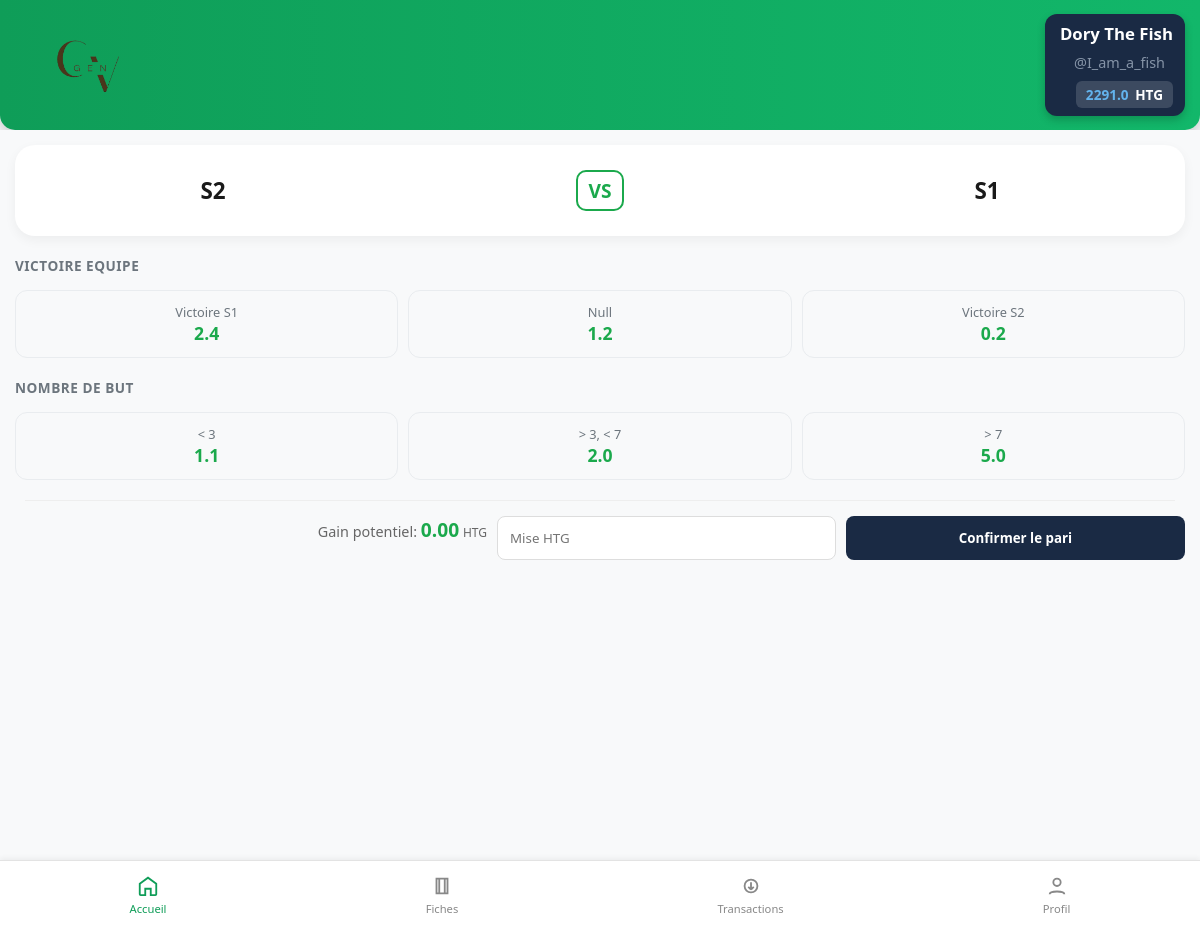
Page /match/1 (signed in) on the committed database.
### tables this page shows
CREATE TABLE parieurs (
					id INTEGER PRIMARY KEY AUTOINCREMENT NOT NULL,
					prenom TEXT NOT NULL,
					nom TEXT NOT NULL,
					username TEXT NOT NULL UNIQUE,
					email TEXT NOT NULL UNIQUE,
					age INT NOT NULL,
					classe TEXT NOT NULL,
					mdp TEXT NOT NULL,
					created_at TEXT NOT NULL,
					solde REAL DEFAULT 1000,
					role TEXT DEFAULT 'parieur'
				);

CREATE TABLE matchs (
					id INTEGER PRIMARY KEY AUTOINCREMENT NOT NULL,
					equipe_a TEXT NOT NULL,
					equipe_b TEXT NOT NULL,
					date_match TEXT NOT NULL UNIQUE,
					statut TEXT DEFAULT 'ouvert'
				);

CREATE TABLE options (
					id INTEGER PRIMARY KEY AUTOINCREMENT NOT NULL,
					libelle TEXT NOT NULL,
					cote REAL NOT NULL,
					winner INTEGER DEFAULT 0,
					categorie TEXT NOT NULL,
					match_id INTEGER NOT NULL,
					FOREIGN KEY (match_id) REFERENCES matchs(id) ON DELETE CASCADE
				);

### routes.py (the view)
@app.route("/match/<int:match_id>")
def details_match(match_id):
    if "username" not in session:
        return redirect(url_for("login"))
    programmes = get_programmes()
    match_trouve = next(
        (
            match
            for key, match in programmes.items()
            if match.get("match_id") == match_id
        ),
        None,
    )
    user = get_user_by_username(session["username"])
    if not match_trouve:
        flash("Match introuvable !", "error")
        return redirect(url_for("home"))
    categories_dict = {}
    for opt in match_trouve["options"]:
        cat = opt["categorie"]
        if cat not in categories_dict:
            categories_dict[cat] = []
        categories_dict[cat].append(opt)
    return render_template(
        "details_match.html", match=match_trouve, user=user, categories=categories_dict
    )

### data.py (called while the page is built)
def get_user_by_username(username):
    try:
        with sqlite3.connect(DB_NAME) as conn:
            conn.row_factory = sqlite3.Row
            cur = conn.cursor()
            cur.execute("SELECT * FROM parieurs WHERE username = ?", (username,))
            return cur.fetchone()
    except sqlite3.Error as e:
        print(f"Erreur lors de la récupération (username) : {e}")
        return None

def get_matchs_en_cours():
    try:
        with sqlite3.connect(DB_NAME) as conn:
            conn.row_factory = sqlite3.Row
            cur = conn.cursor()
            cur.execute("""SELECT m.id AS match_id, m.equipe_a, m.equipe_b, m.date_match, o.libelle, o.id AS option_id, o.cote, o.categorie
            FROM matchs m
            INNER JOIN options o
            ON m.id = o.match_id
            WHERE m.statut = 'ouvert'
            """)
            return cur.fetchall()
    except sqlite3.Error as e:
        print(f"Une erreur s'est produite lors de la récupération : {e}")

### templates/details_match.html (shortened to what this page needs)
{% extends "base.html" %} {% block css %}
<link rel="stylesheet" href="{{ url_for('static', filename='css/details.css') }}" />
{% endblock %} {% block content %}
<div class="match-details-page">
    <div class="match-banner">
        <div class="team-info">
            <span class="team-name">{{ match.equipe_a }}</span>
        </div>
        <div class="match-status">
            <span class="vs-text">VS</span>
        </div>
        <div class="team-info">
            <span class="team-name">{{ match.equipe_b }}</span>
        </div>
    </div>
<form action="{{ url_for('creer_fiche') }}" method="POST" class="bet-form" onsubmit="return confirmerMonPari()">
    {% for categorie, options in categories.items() %}
        <h3 class="market-header">{{ categorie|replace('_', ' ')|upper }}</h3>
        <div class="options-container">
            {% for opt in options %}
            <div class="option-item">
                <label for="opt-{{ opt['option_id'] }}" class="option-label">
                    <span class="label-text">{{ opt['libelle'] }}</span>
                    <span class="label-cote">{{ opt['cote'] }}</span>
                </label>
            </div>
            {% endfor %}
        </div>
    {% endfor %}
    <div class="bet-action">
    <div class="gain-info">
        <span>Gain potentiel: </span>
        <strong id="display-gain">0.00</strong> <small>HTG</small>
    </div>
    <input type="number" name="mise" id="mise-input" placeholder="Mise HTG" required min="10" max="1000" class="mise-input" step="any">
    <button type="submit" class="btn-parier">Confirmer le pari</button>
</div>
</form>
</div>
{% endblock %}

### templates/base.html (shortened to what this page needs)
<!doctype html>
<html lang="fr">
  <head>
    <link rel="stylesheet" href="{{ url_for('static', filename='css/base.css') }}" />
    {% block css %}{% endblock %}
  </head>
  <body>
    <header class="top-bar">
      <div class="brand"><img src="{{url_for('static', filename='img/logo.png') }}" alt="Logo de InterPam" class="logo"/>
      </div>
      <div class="user-zone">
        <span class="user-name">{{ user.prenom|title }} {{ user.nom|title }}</span>
        <span class="username">@{{user.username}}</span>
        <div class="balance">{{ user.solde }} <strong>HTG</strong>
        </div>
      </div>
    </header>
    <main class="content">
      {% block content %} {% endblock %}
    <nav class="bottom-nav">
      <a href="home.html" class="nav-item active">
        <svg viewBox="0 0 24 24" class="icon">
          <path d="M3 9.5L12 3l9 6.5V21a1 1 0 0 1-1 1h-5v-7h-6v7H4a1 1 0 0 1-1-1V9.5z" />
        </svg>
        <span>Accueil</span>
      </a>
      <a href="fiches.html" class="nav-item">
        <svg viewBox="0 0 24 24" class="icon">
          <path d="M6 4h12v16H6zM9 4v16M15 4v16" />
        </svg>
        <span>Fiches</span>
      </a>
      <a href="transactions.html" class="nav-item">
        <svg viewBox="0 0 24 24" class="icon">
          <path d="M12 8v8m0 0l-3-3m3 3l3-3M5 12a7 7 0 1 1 14 0 7 7 0 0 1-14 0z" />
        </svg>
        <span>Transactions</span>
      </a>
      <a href="profil.html" class="nav-item">
        <svg viewBox="0 0 24 24" class="icon">
          <circle cx="12" cy="8" r="4" />
          <path d="M4 21c0-4 16-4 16 0" />
        </svg>
        <span>Profil</span>
      </a>
    </nav>
  </body>
</html>

### static/css/base.css (style rules this page uses)
* { margin: 0; padding: 0; box-sizing: border-box; font-family: "Poppins", system-ui, sans-serif; }
body { background: #f0f2f5; color: #222; }
.top-bar { width: 100%; height: 130px; background: linear-gradient(90deg, #0f9d58, #12b76a); display: flex; align-items: center; justify-content: space-between; padding: 0 15px; color: white; box-shadow: 0 4px 10px rgba(0, 0, 0, 0.15); z-index: 100; border-radius: 0 0 15px 15px; }
.brand { display: flex; flex-direction: column; align-items: center; gap: 12px; }
.logo { width: auto; height: 150px; padding: 8px; border-radius: 12px; display: block; }
.user-zone { background: #1a2a44; padding: 8px 12px; border-radius: 12px; text-align: right; box-shadow: 0 4px 8px rgba(0, 0, 0, 0.2); min-width: 140px; align-items: center; justify-content: center; align-content: center; line-height: 1.4; }
.user-name { display: block; font-size: 1.05rem; font-weight: 700; color: #fff; margin: 0; padding: 0; }
.username { display: block; font-size: 0.9rem; opacity: 0.8; color: #a0aec0; margin: 8px; }
.balance { background: rgba(255, 255, 255, 0.15); padding: 4px 10px; border-radius: 6px; font-size: 0.85rem; font-weight: 600; color: #63b3ed; display: inline-block; }
.balance strong { color: white; margin-left: 3px; }
.bottom-nav { position: fixed; left: 0; bottom: 0; width: 100%; height: 70px; margin: 0; padding: 0; background: #fff; border-top: 1px solid #e3e3e3; display: flex; justify-content: space-around; align-items: center; box-shadow: 0 -2px 5px rgba(0, 0, 0, 0.05); }
.nav-item { text-decoration: none; color: #888; font-size: 0.7rem; display: flex; flex-direction: column; align-items: center; transition: color 0.2s ease; }
.nav-item .icon { width: 22px; height: 22px; stroke: currentColor; fill: none; stroke-width: 2; margin-bottom: 4px; }
.nav-item.active { color: #0f9d58; }

### static/css/details.css (style rules this page uses)
:root { --pam-green: #1ba94c; --pam-bg: #f8f9fa; --pam-white: #ffffff; --pam-text: #1a1a1a; }
.match-details-page { background-color: var(--pam-bg); min-height: 100vh; padding: 15px; }
.match-banner { background-color: var(--pam-white); border-radius: 20px; padding: 30px 10px; display: flex; justify-content: space-around; align-items: center; box-shadow: 0 4px 12px rgba(0,0,0,0.05); margin-bottom: 20px; }
.team-name { font-size: 1.4rem; font-weight: bold; color: var(--pam-text); }
.vs-text { color: var(--pam-green); font-weight: 900; font-size: 1.2rem; border: 2px solid var(--pam-green); padding: 5px 10px; border-radius: 10px; }
.market-header { font-size: 0.85rem; color: #6c757d; margin-bottom: 15px; letter-spacing: 0.5px; }
.options-container { display: flex; gap: 10px; margin-bottom: 20px; flex-wrap: wrap; }
.option-item { flex: 1; min-width: 100px; }
.option-label { display: flex; flex-direction: column; align-items: center; padding: 12px; background-color: #f8f9fa; border: 1.5px solid #e9ecef; border-radius: 12px; cursor: pointer; transition: all 0.2s ease; }
.label-text { font-size: 0.8rem; color: #6c757d; }
.label-cote { font-size: 1.1rem; font-weight: bold; color: #1ba94c; }
.bet-action { display: grid; grid-template-columns: 40% 30% 30%; max-width: 100vw; padding: 10px; margin: 10px; gap: 10px; margin-top: 20px; padding-top: 15px; border-top: 1px solid #eee; }
.mise-input { flex: 2; padding: 12px; border: 1px solid #ddd; border-radius: 8px; outline: none; }
.mise-input:invalid:not(:placeholder-shown) { border-color: #e74c3c; }
.btn-parier { flex: 1; background-color: #1a2a44; color: white; border: none; border-radius: 8px; font-weight: bold; cursor: pointer; }
.gain-info { margin-bottom: 10px; font-size: 0.9rem; color: #666; width: 100%; text-align: right; }
#display-gain { color: #1ba94c; font-size: 1.2rem; }

### rows in the picture
parieurs: prenom "Dory", nom "The Fish", username "I_am_a_fish", solde "2291.0"
matchs: equipe_a "S2", equipe_b "S1"
options: categorie "VICTOIRE EQUIPE", libelle "Victoire S1", cote "2.4"
options: libelle "Null", cote "1.2"
options: libelle "Victoire S2", cote "0.2"
options: categorie "NOMBRE DE BUT", libelle "< 3", cote "1.1"
options: libelle "> 3, < 7", cote "2.0"
options: libelle "> 7", cote "5.0"
